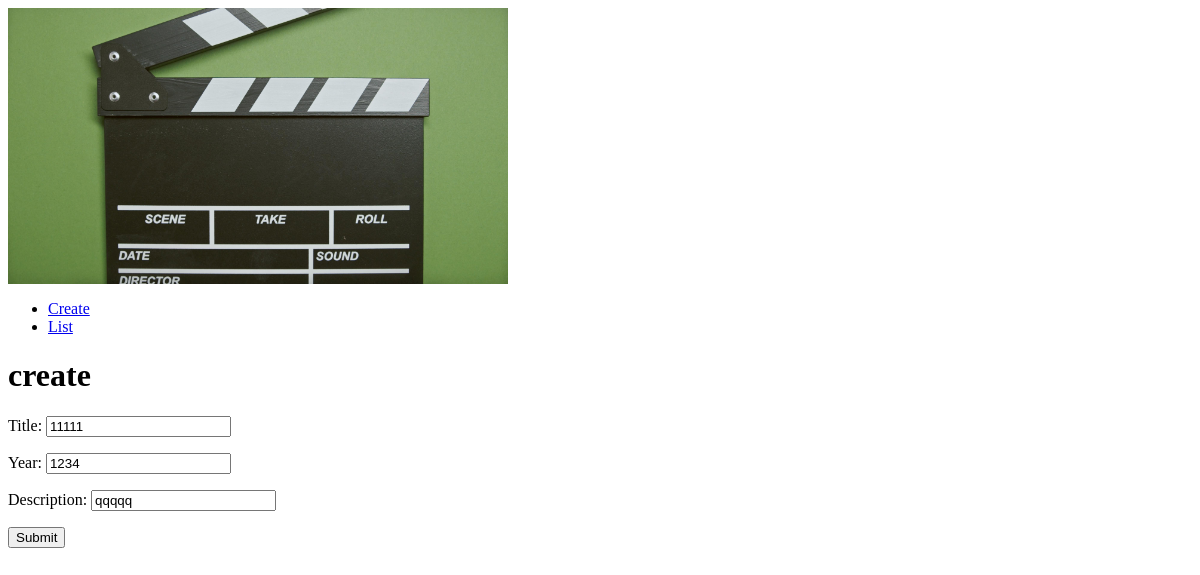
Page /edit/1 on the earlier database version.
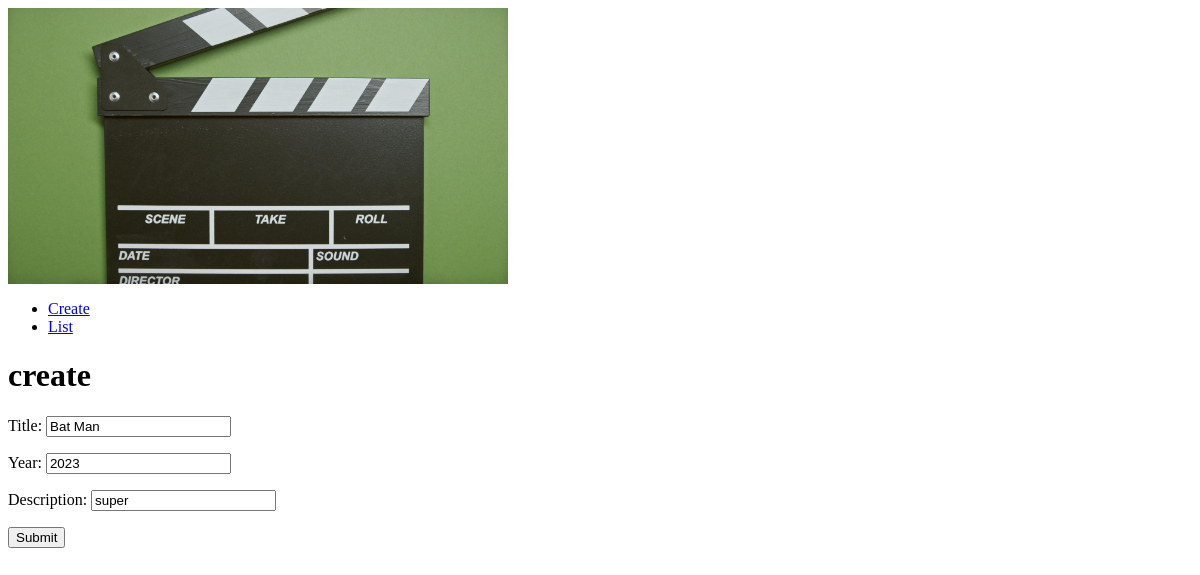
Same page on the later database version.
### movies/models.py (models this page shows)
class movies(models.Model):
    title = models.CharField(max_length=50)
    year = models.IntegerField(null=True)
    description = models.CharField(max_length=120)# Ensure the field is defined correctly

### movies/views.py (the view)
# urls.py: path('edit/<pk>',views.edit,name="edit"),
def edit(request,pk):
    instance_edit = movies.objects.get(pk=pk)
    if request == 'POST':
        frm = MovieForm(request.POST,instance=instance_edit)
        if frm.is_valid:
            instance_edit.save()
    else:
            frm = MovieForm(instance=instance_edit)
    return render(request, 'create.html',{'frm':frm})

### movies/forms.py
class MovieForm(ModelForm):
    class Meta:
        model = movies
        fields = ['title', 'year', 'description']

### templates/create.html (shortened to what this page needs)
{% extends 'base.html' %}
{% block content %}
<h1>create</h1>
<form method="post">
    {{frm.as_p}}
    <input type="submit" value="Submit">
</form>
{% endblock content %}

Differences in the rows shown:
changed movies: title "11111" → "Bat Man"; year "1234" → "2023"; description "qqqqq" → "super"
